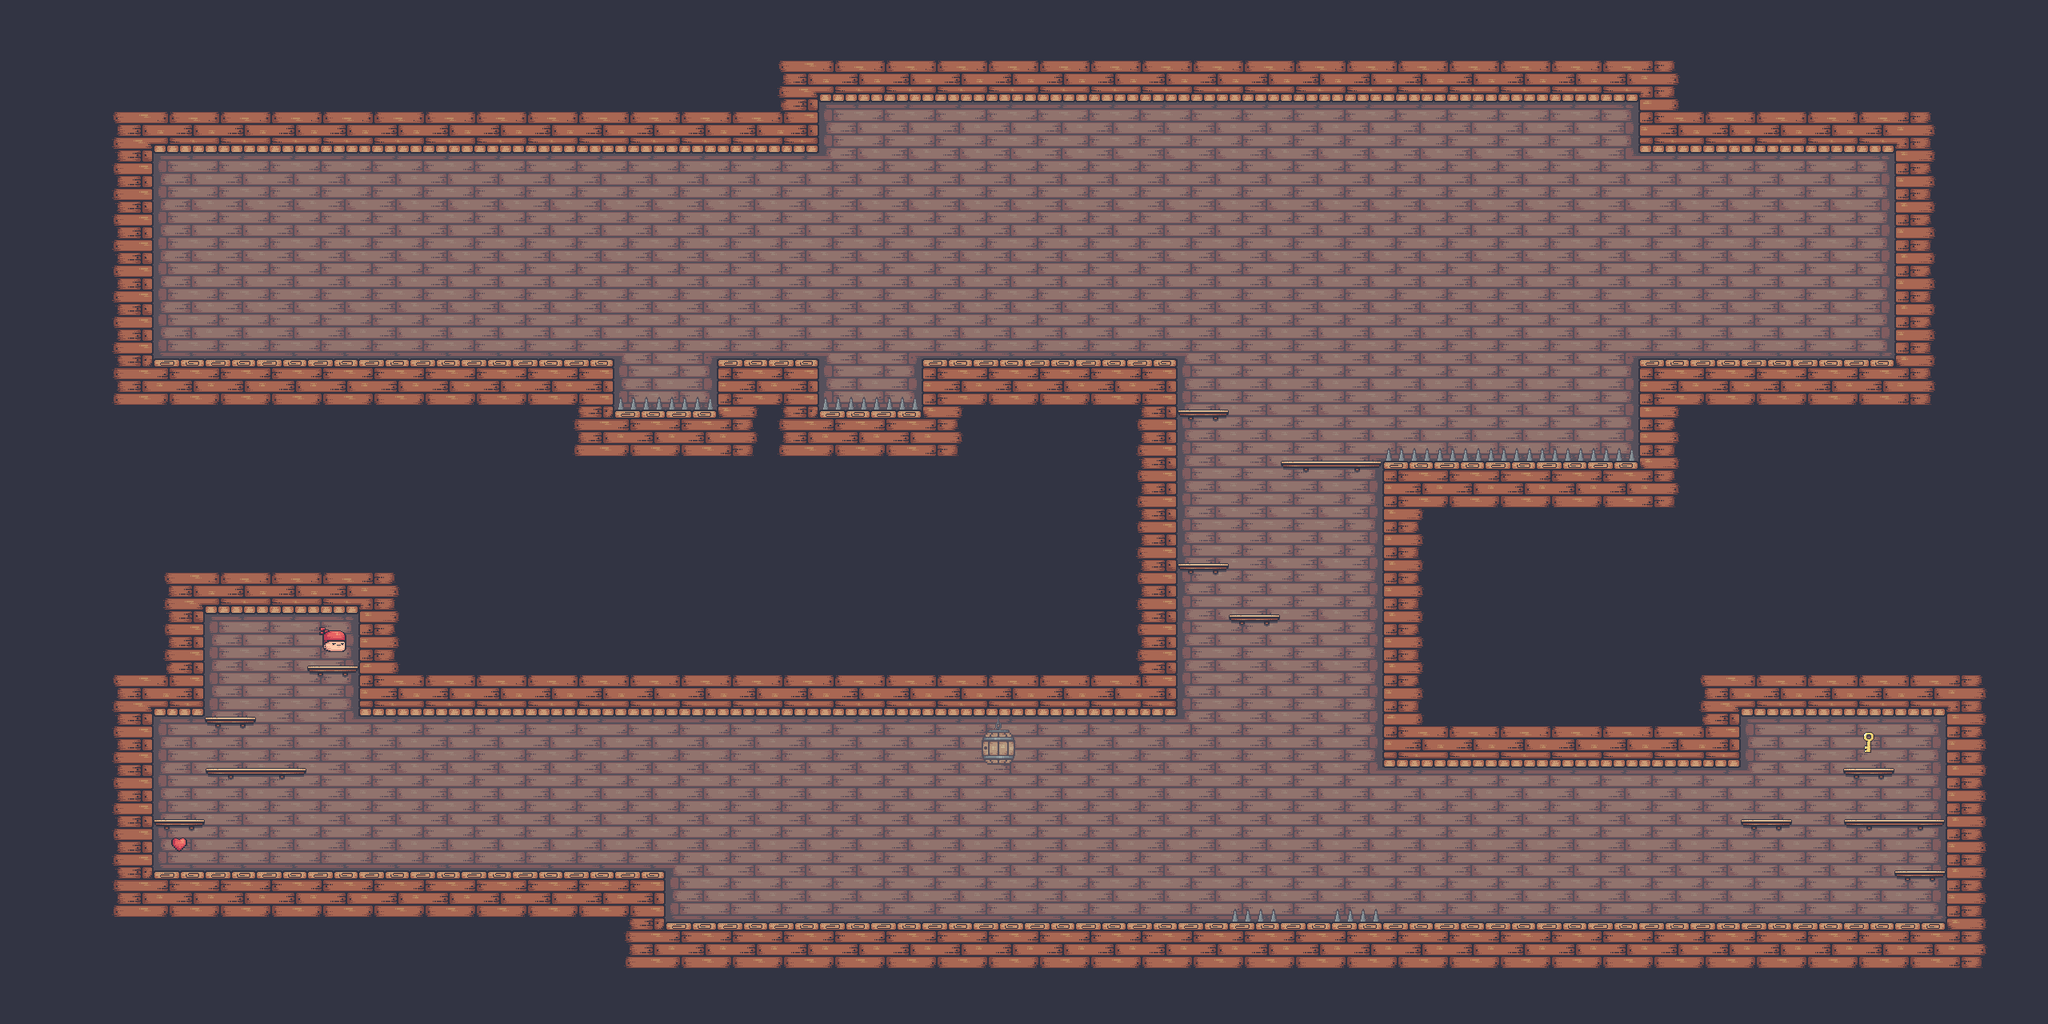

This game map was drawn from its Tiled (.tmx) file and the tilesets committed beside it. A one-line description and the trimmed map source follow:
An orthogonal 40x20 tile map with 64x64 px tiles, 5 tile layers (ground, platforms, hidden_passage, traps, ...), 7 tilesets and 9 objects (door_in, door_out).

<map version="1.9" tiledversion="1.9.2" orientation="orthogonal" renderorder="right-down" width="40" height="20" tilewidth="64" tileheight="64" infinite="0" nextlayerid="41" nextobjectid="368">
 <editorsettings>
  <export target="level0.json" format="json" />
 </editorsettings>
 <tileset firstgid="1" source="../tiled/tileset.tsx" />
 <tileset firstgid="49" name="bald_pirate" tilewidth="63" tileheight="67" tilecount="1" columns="1">
  <image source="../Objects/bald_pirate.png" width="63" height="67" />
  <tile id="0" class="BaldPirate">
   <properties>
    <property name="className" value="BaldPirate" />
    <property name="texture" value="bald_pirate" />
   </properties>
  </tile>
 </tileset>
 <tileset firstgid="50" name="big_guy" tilewidth="77" tileheight="74" tilecount="1" columns="1">
  <image source="../Objects/big_guy.png" width="77" height="74" />
  <tile id="0" class="BigGuy">
   <properties>
    <property name="className" value="BigGuy" />
    <property name="texture" value="big_guy" />
   </properties>
  </tile>
 </tileset>
 <tileset firstgid="51" name="canon" tilewidth="62" tileheight="46" tilecount="1" columns="1">
  <transformations hflip="0" vflip="0" rotate="0" preferuntransformed="1" />
  <image source="../Objects/canon.png" width="62" height="46" />
  <tile id="0" class="Canon">
   <properties>
    <property name="className" value="Canon" />
    <property name="texture" value="canon" />
   </properties>
  </tile>
 </tileset>
 <tileset firstgid="52" name="capitan" class="Capitan" tilewidth="80" tileheight="72" tilecount="1" columns="1">
  <image source="../Objects/capitan.png" width="80" height="72" />
  <tile id="0" class="Capitan">
   <properties>
    <property name="className" value="Capitan" />
    <property name="texture" value="capitan" />
   </properties>
  </tile>
 </tileset>
 <tileset firstgid="53" name="cucumber" tilewidth="64" tileheight="68" tilecount="1" columns="1">
  <image source="../Objects/cucumber.png" width="64" height="68" />
  <tile id="0" class="Cucumber">
   <properties>
    <property name="className" value="Cucumber" />
    <property name="texture" value="cucumber" />
   </properties>
  </tile>
 </tileset>
 <tileset firstgid="54" name="door" tilewidth="78" tileheight="96" tilecount="1" columns="1">
  <image source="../Objects/door.png" width="78" height="96" />
 </tileset>
 <layer id="1" name="ground" width="40" height="20">
  <data>[800 cells, 800 non-empty, 26 distinct tile ids]</data>
 </layer>
 <layer id="3" name="platforms" width="40" height="20">
  <data>[800 cells, 15 non-empty, 3 distinct tile ids]</data>
 </layer>
 <layer id="35" name="hidden_passage" width="40" height="20">
  <data>[800 cells, 0 non-empty, 0 distinct tile ids]</data>
 </layer>
 <layer id="39" name="traps" width="40" height="20">
  <data>[800 cells, 12 non-empty, 2 distinct tile ids]</data>
 </layer>
 <layer id="40" name="collectibles" width="40" height="20">
  <data>[800 cells, 3 non-empty, 3 distinct tile ids]</data>
 </layer>
 <objectgroup id="6" name="doors">
  <object id="7" name="door_in" gid="54" x="256" y="448" width="78" height="96">
   <properties>
    <property name="id" value="-1" />
   </properties>
  </object>
  <object id="358" name="door_out" gid="54" x="2240" y="448" width="78" height="96">
   <properties>
    <property name="id" value="1" />
   </properties>
  </object>
 </objectgroup>
 <objectgroup id="26" name="enemies">
  <object id="347" gid="50" x="1600" y="576" width="77" height="74" />
  <object id="348" gid="50" x="1984" y="1152" width="77" height="74" />
  <object id="351" gid="53" x="1344" y="448" width="64" height="68" />
  <object id="352" gid="2147483699" x="2176" y="1024" width="62" height="46" />
 </objectgroup>
 <objectgroup id="30" name="moving_platforms">
  <object id="343" gid="30" x="1600" y="896" width="64" height="64">
   <properties>
    <property name="axis" value="y" />
    <property name="distance" type="int" value="4" />
    <property name="type" value="vertical" />
   </properties>
  </object>
  <object id="357" gid="30" x="1536" y="512" width="64" height="64">
   <properties>
    <property name="distance" type="int" value="6" />
   </properties>
  </object>
 </objectgroup>
 <objectgroup id="34" name="fading_platforms">
  <object id="344" gid="30" x="1536" y="704" width="64" height="64" />
 </objectgroup>
</map>